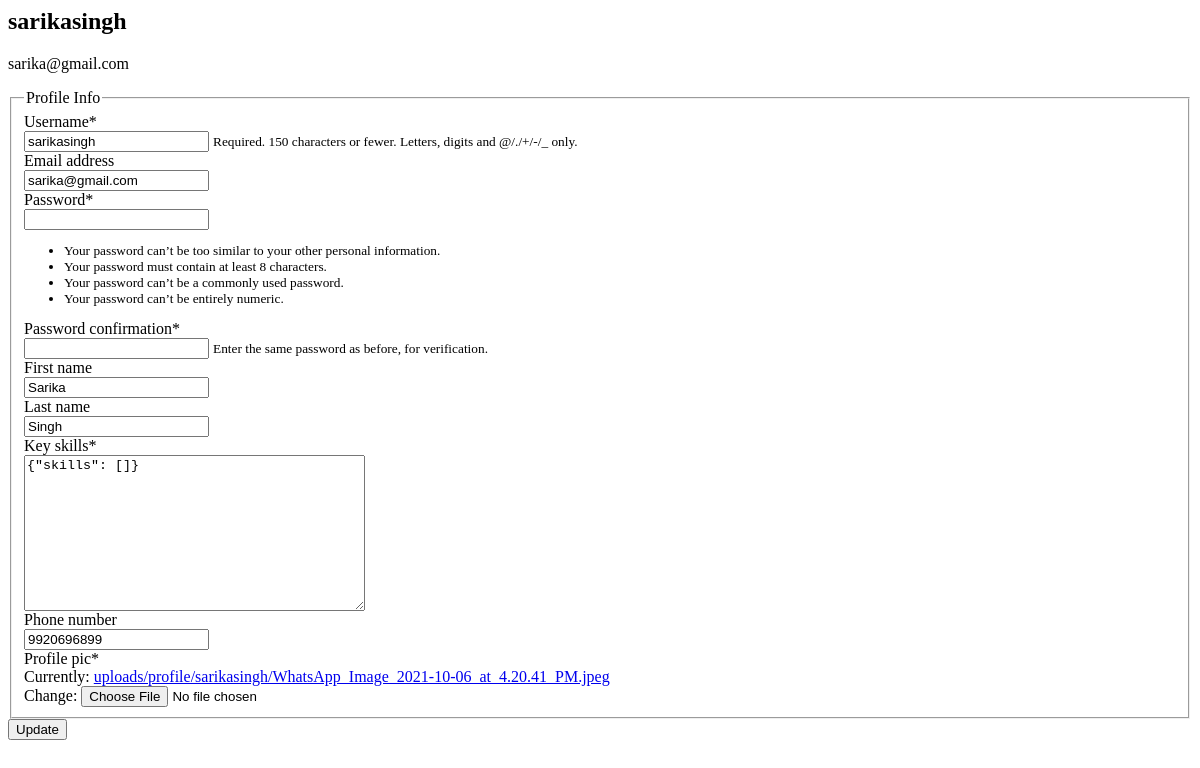
Before: /edit_profile/ (signed in) with the older database file.
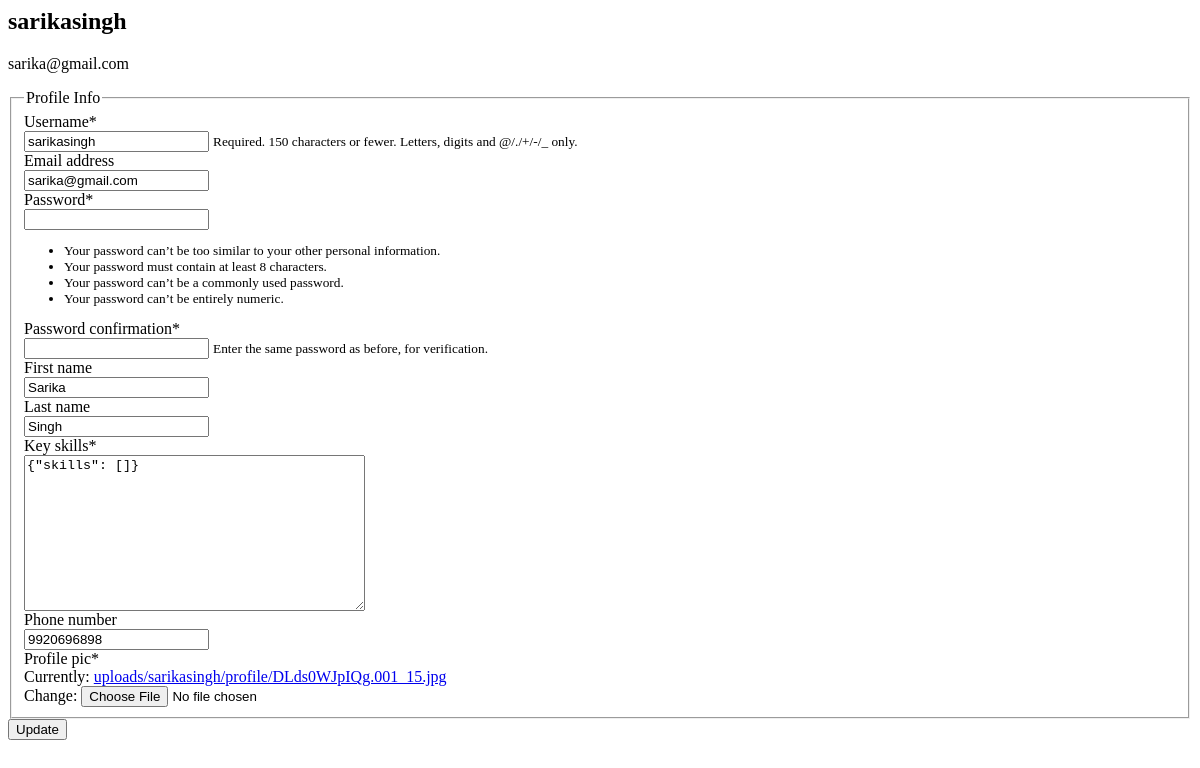
After: the same page with the newer database file.
### user/models.py (models this page shows, shortened)
class Applicant(models.Model):
	user = models.OneToOneField(User, on_delete = models.CASCADE) # username password email first_name last_name
	is_type = models.CharField(max_length=50,choices=is_type,default='Applicant')
	resume = models.FileField(upload_to=get_resume_upload_path , max_length=254) # uploads to media_root/uploads/username/resume/
	profile_pic = models.ImageField(upload_to=get_profile_upload_path, max_length=100, default = 'empty_profile.png') # uploads to media_root/uploads/username/profile/
	avi = models.FileField(upload_to=get_avi_upload_path , max_length=254, blank=True, null=True) # uploads to media_root/uploads/username/avi
	avi_upload_date = models.DateField(blank=True, null=True)
	phone_regex = RegexValidator(regex=r'^\+?1?\d{9,15}$', message="Phone number must be entered in the format: '+999999999'. Up to 15 digits allowed.")
	phone_number = models.CharField(validators=[phone_regex], max_length=17, blank=True) # validators should be a list
	key_skills = models.JSONField(default=dict)
	o = models.FloatField(null=True, validators=[MinValueValidator(0.0), MaxValueValidator(1.0)],blank=True)
	c = models.FloatField(null=True, validators=[MinValueValidator(0.0), MaxValueValidator(1.0)],blank=True)
	e = models.FloatField(null=True, validators=[MinValueValidator(0.0), MaxValueValidator(1.0)],blank=True)
	a = models.FloatField(null=True, validators=[MinValueValidator(0.0), MaxValueValidator(1.0)],blank=True)
	n = models.FloatField(null=True, validators=[MinValueValidator(0.0), MaxValueValidator(1.0)],blank=True)
	SOFTWARE_ENGINEER = 'SWE'
	FRONTEND_DEV = 'Frontend Developer'
	BACKEND_DEV = 'Backend Developer'
	DATA_SCIENTIST = 'Data Scientist'
	MACHINE_LEARNING_ENGINEER= 'Machine Learning Engineer'
	POST_CHOICES = [
        (SOFTWARE_ENGINEER, 'SWE'),
    	(FRONTEND_DEV,'Frontend Developer'),
    	(BACKEND_DEV,'Backend Developer'),
        (DATA_SCIENTIST,'Data Scientist'),
        (MACHINE_LEARNING_ENGINEER,'Machine Learning Engineer'),
    ]
	applied_posts = models.CharField(
		max_length=50,
        choices=POST_CHOICES,
        default=SOFTWARE_ENGINEER,
    )

### user/views.py (the view)
# urls.py: path('edit_profile/', user_views.edit_profile, name = 'edit-profile'),
def edit_profile(request):
	if request.method=='POST':
		u_form = UserRegisterForm(request.POST, instance = request.user)
		a_form = ApplicantEditForm(request.POST, request.FILES, instance=Applicant.objects.filter(user=request.user).first())
		if(u_form.is_valid() and a_form.is_valid()):
			u_form.save()
			a_form.save()
			messages.success(request, f'Your account has been updated!')
			login(request,request.user) #IMP
			return redirect(reverse('home'))
	else:
		u_form = UserRegisterForm(instance = request.user)
		a_form = ApplicantEditForm(instance = Applicant.objects.filter(user=request.user).first())
	context = {
	'u_form' : u_form,
	'a_form' : a_form
	}
	return render(request, "user/profile.html", context)
	"""
	Session:
		request[user] - sarikasingh
		change - sarikasingh2
	"""

### user/forms.py
class UserRegisterForm(UserCreationForm):
	class Meta:
		model = User
		fields = ['username', 'email', 'password1', 'password2', 'first_name', 'last_name']

class ApplicantEditForm(forms.ModelForm):
	class Meta:
		model = Applicant
		fields = ['key_skills', 'phone_number', 'profile_pic']

### user/templates/user/profile.html (shortened to what this page needs)
{% load crispy_forms_tags %}
    <div class="content-section">
   		<div class="media">
	        <div class="media-body">
	        	<h2 class="account-heading">{{ user.username }}</h2>
	        	<p class="text-secondary">{{ user.email }}</p>
	        </div>
    	</div>
    	<form method = "POST" enctype="multipart/form-data">
			<fieldset class="form-group">
				<legend class="border-bottom mb-4">Profile Info</legend>
				{{ u_form|crispy }}
				{{ a_form|crispy }}
			</fieldset>
			<div class="form-group">
				<button class="btn btn-outline-info" type="submit">Update</button>
			</div>
		</form>
    </div>

Changed rows visible on the page:
changed Applicant "{\"skills\": []}": phone_number "9920696899" → "9920696898"
Other visible differences:
text no longer shown: "Key skills * Phone number Profile pic * Currently: uploads/profile/sarikasingh/WhatsApp_Image_2021-10-06_at_4.20.41_PM.jpeg Change:"
text now shown: "Key skills * Phone number Profile pic * Currently: uploads/sarikasingh/profile/DLds0WJpIQg.001_15.jpg Change:"
